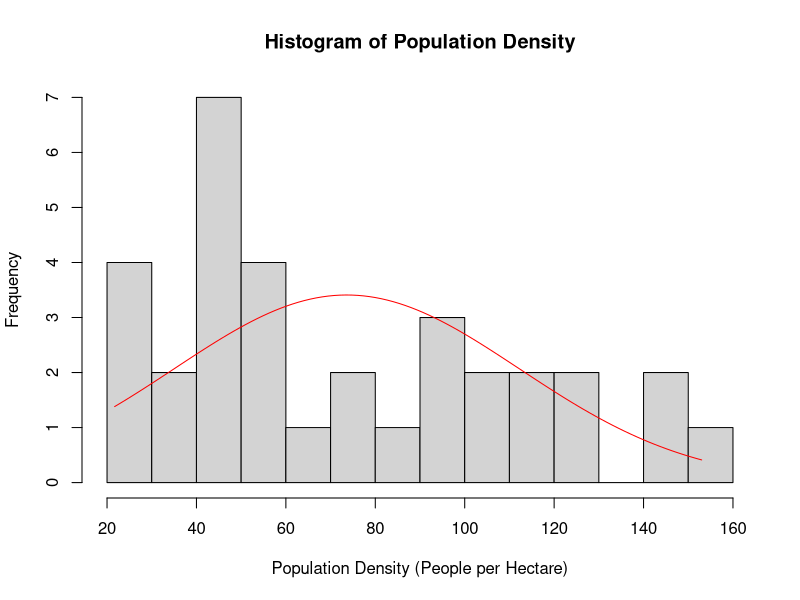
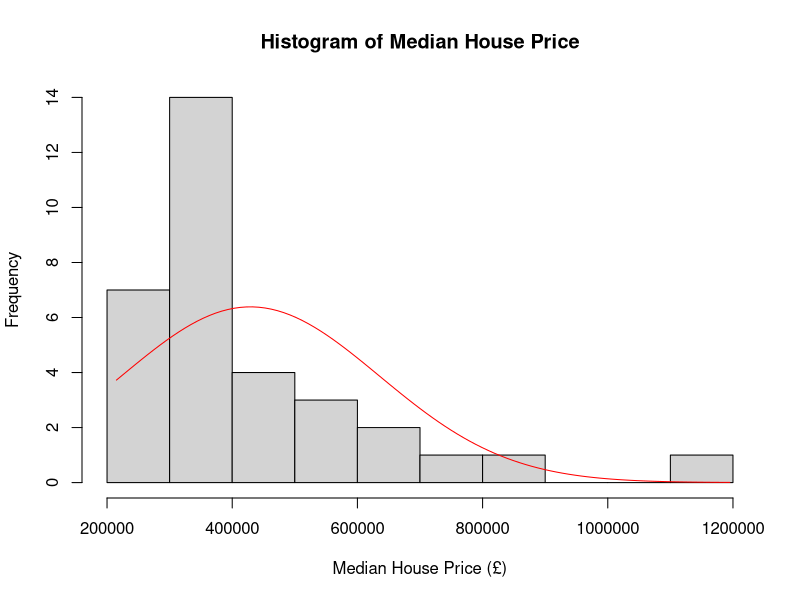

These figures' R source, in order:

dataset <- read.csv("london-borough-profiles-2016 Data set.csv")

#head(dataset,2)

ds1 <- subset(dataset, Inner..Outer.London != "") # gets rid of blank rows and summary rows.

ds2 <- ds1[c('Area.name','Inner..Outer.London','Population.density..per.hectare..2016','Median.House.Price..2014')]
# isolates the 4 columns we're interested in. # using https://www.statology.org/r-select-specific-columns/

names(ds2)[1] <- "Borough"
names(ds2)[2] <- "Location"
names(ds2)[3] <- "Pop_Density"
names(ds2)[4] <- "Avg_House_Price"

ds2$Pop_Density <- as.numeric(ds2$Pop_Density) # using https://www.statology.org/character-to-numeric-in-r/
ds2$Avg_House_Price <- as.numeric(gsub(",", "", ds2$Avg_House_Price, fixed = TRUE)) # using https://data-hacks.com/convert-numbers-comma-separator-numeric-r

# below using https://herts.instructure.com/courses/116567/files/9935080?module_item_id=4380364 (Practical 3 intro to R).
h <- hist(ds2$Pop_Density, breaks = 10, xlab = "Population Density (People per Hectare)", ylab = "Frequency", main = "Histogram of Population Density")
x <- seq(min(ds2$Pop_Density), max(ds2$Pop_Density), length = 100)
y <- dnorm(x, mean = mean(ds2$Pop_Density), sd = sd(ds2$Pop_Density)) * length(ds2$Pop_Density)
box.size <- diff(h$mids[1:2])
y <- y * box.size
lines(x, y, col = "red") # in hist(), 'breaks' = number of bars in graph
h <- hist(ds2$Avg_House_Price, breaks = 10, xlab = "Median House Price (£)", ylab = "Frequency", main = "Histogram of Median House Price")
x <- seq(min(ds2$Avg_House_Price), max(ds2$Avg_House_Price), length = 100)
y <- dnorm(x, mean = mean(ds2$Avg_House_Price), sd = sd(ds2$Avg_House_Price)) * length(ds2$Avg_House_Price)
box.size <- diff(h$mids[1:2])
y <- y * box.size
lines(x, y, col = "red")
